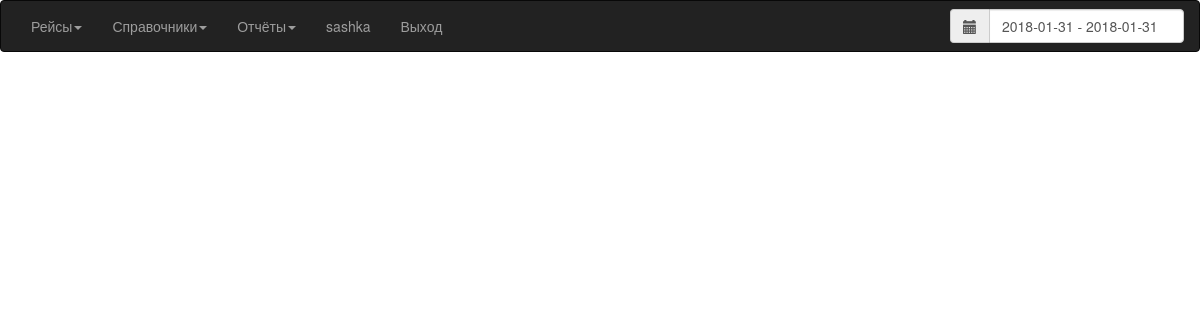
The app's page / (signed in), older data.
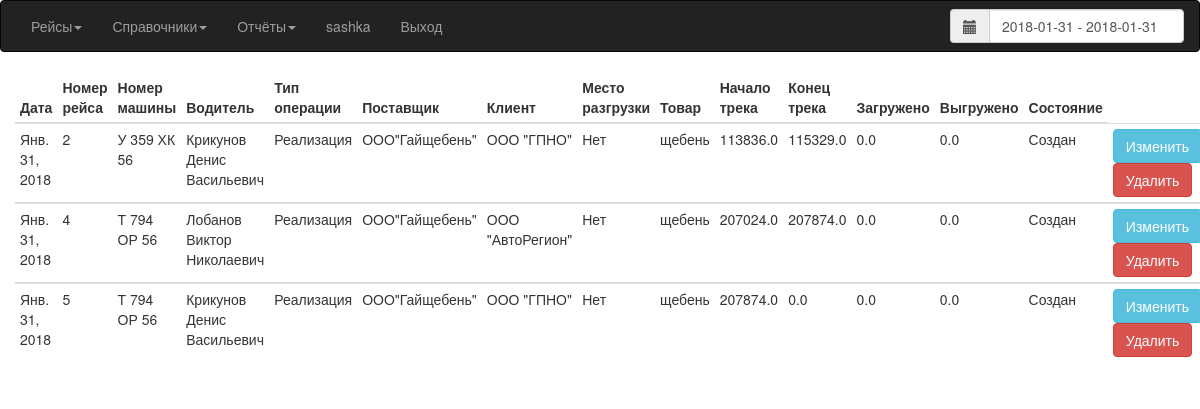
The same page, newer data.
### Avtoregion/models.py (models this page shows, shortened)
class Race(models.Model):
    CREATE = 'Создан'
    LOAD = 'Загружен'
    UNLOAD = 'Выгружен'
    FINISH = 'Закончен'
    END = 'Проведен'
    ACCIDENT = 'Авария'
    STATE = (
        (CREATE, 'Создан'),
        (LOAD, 'Зазгружен'),
        (UNLOAD, 'Выгружен'),
        (FINISH, 'Закончена'),
        (END, 'Проведена'),
        (ACCIDENT, 'Авария'),
    )
    TYPE = (
        ('Реализация', 'Реализация'),
        ('Услуга', 'Услуга')
    )
    id_race = models.AutoField(primary_key=True)
    race_date = models.DateField(default=date.today)
    car = models.ForeignKey(Car)
    driver = models.ForeignKey(Driver)
    type_ship = models.CharField(default=TYPE[0], choices=TYPE, max_length=10)
    supplier = models.ForeignKey(Supplier)
    customer = models.ForeignKey(Customer)
    shipment = models.ForeignKey(Shipment, null=True, blank=True)
    product = models.ForeignKey(Product)
    mediator = models.ForeignKey(Mediator, null=True, blank=True)
    s_milage = models.FloatField(default=0)
    e_milage = models.FloatField(default=0)
    weight_load = models.FloatField(default=0)
    weight_unload = models.FloatField(default=0)
    comm = models.TextField(null=True, blank=True)
    state = models.CharField(default=STATE[0], choices=STATE, max_length=9)
    gas_start = models.DecimalField(max_digits=5, decimal_places=0, default=0)
    gas_end = models.DecimalField(max_digits=5, decimal_places=0, default=0)
    gas_given = models.DecimalField(max_digits=5, decimal_places=0, default=0)
    shoulder = models.FloatField(default=0)
    create_time = models.DateTimeField(auto_now=True)

class Car(models.Model):
    id_car = models.AutoField(primary_key=True)
    number = models.CharField(max_length=11, unique=True, verbose_name='Номер машины')
    pts = models.CharField(max_length=10, null=True, blank=True, verbose_name='ПТС')
    brand = models.CharField(max_length=20, default='Scania')
    garage_number = models.DecimalField(max_digits=10, decimal_places=0, max_length=5, blank=True, default=0)
    trailer = models.ForeignKey(Trailer, blank=True, null=True)
    mediator = models.ForeignKey(Mediator, blank=True, null=True)
    def __str__(self):
        return '%s' % self.number

class Driver(models.Model):
    id_driver = models.AutoField(primary_key=True)
    name = models.CharField(max_length=50, verbose_name='Водитель')
    full_name = models.CharField(max_length=100, blank=True)
    driver_card = models.CharField(max_length=50, blank=True)
    personnel_number = models.DecimalField(decimal_places=0, max_digits=10, blank=True, default=0)
    date_med = models.DateField(blank=True)
    def __str__(self):
        return '%s' % self.name

class Supplier(models.Model):
    id_supplier = models.AutoField(primary_key=True)
    name = models.CharField(max_length=256, verbose_name='Поставщик')
    address = models.CharField(max_length=256, blank=True)
    inn = models.DecimalField(max_digits=12, decimal_places=0, unique=True, null=True, blank=True, verbose_name='ИНН')
    def __str__(self):
        return '%s' % self.name

class Customer(models.Model):
    id_customer = models.AutoField(primary_key=True)
    name = models.CharField(max_length=256, verbose_name='Клиент')
    address = models.CharField(max_length=256, blank=True)
    inn = models.DecimalField(max_digits=12, decimal_places=0, unique=True, null=True, blank=True, verbose_name='ИНН')
    def __str__(self):
        return '%s' % self.name

class Product(models.Model):
    id_product = models.AutoField(primary_key=True)
    name = models.CharField(max_length=20, verbose_name='Название')
    fraction = models.CharField(max_length=10, verbose_name='Фракция', blank=True)
    def __str__(self):
        return '%s' % self.name

### Avtoregion/views.py (the view)
# urls.py: url(r'^$', views.RaceViewList.as_view(), name='Race'),
class RaceViewList(LoginRequiredMixin, ListView):
    model = Race
    template_name = 'race_date.html'
    context_object_name = 'qRace'
    paginate_by = 7
    def get_queryset(self):
        if self.request.GET.get('daterange') is None:
            queryset = Race.objects.filter(race_date__range=[timezone.now().date(), timezone.now().date()]).order_by('id_race')
        else:
            start_date, end_date = date_to_str(self.request.GET.get('daterange'))
            queryset = Race.objects.filter(race_date__range=[start_date, end_date]).order_by('id_race')
        return queryset
    def get_context_data(self, **kwargs):
        ctx = super().get_context_data(**kwargs)
        if self.request.GET.get('daterange') is not None:
            start_date, end_date = date_to_str(self.request.GET.get('daterange'))
        else:
            start_date = timezone.now().date()
            end_date = timezone.now().date()
        ctx['start_date'] = str(start_date)
        ctx['end_date'] = str(end_date)
        return ctx

### templates/race_date.html (shortened to what this page needs)
{% extends "index.html" %}
{% block datetime %}
    <ul class="nav navbar-nav navbar-form navbar-right">
        <li>
            <div class="input-group date" id="datetimepicker">
                <form id="push_date" action="" method="get">
                    <div class="input-group">
                        <span class="input-group-addon"><i class="glyphicon glyphicon-calendar"></i></span>
                        <input type="text" class="form-control" name="daterange"
                               value="{{ start_date }} - {{ end_date }}">
                    </div>
                </form>
            </div>
        </li>
    </ul>
{% endblock %}
{% block content %}
    <div class="container-fluid">
        {% if qRace %}
            <table class="table table-hover table-condensed table-responsive">
                <thead>
                <th>Дата</th>
                <th>Номер рейса</th>
                <th>Номер машины</th>
                <th>Водитель</th>
                <th>Тип операции</th>
                <th>Поставщик</th>
                <th>Клиент</th>
                <th>Место разгрузки</th>
                <th>Товар</th>
                <th>Начало трека</th>
                <th>Конец трека</th>
                <th>Загружено</th>
                <th>Выгружено</th>
                <th>Состояние</th>
                </thead>
                {% for q in qRace %}
                    <tbody>
                    <tr>
                        <td>
                            {{ q.race_date }}
                        </td>
                        <td>
                            {{ q.id_race }}
                        </td>
                        <td>
                            {{ q.car }}
                        </td>
                        <td>
                            {{ q.driver }}
                        </td>
                        <td>
                            {{ q.type_ship }}
                        </td>
                        <td>
                            {{ q.supplier }}
                        </td>
                        <td>
                            {{ q.customer }}
                        </td>
                        <td>
                            {{ q.shipment|default_if_none:"Нет" }}
                        </td>
                        <td>
                            {{ q.product }}
                        </td>
                        <td>
                            {{ q.s_milage }}
                        </td>
                        <td>
                            {{ q.e_milage }}
                        </td>
                        <td>
                            {{ q.weight_load }}
                        </td>
                        <td>
                            {{ q.weight_unload }}
                        </td>
                        <td>
                            {{ q.state }}
                        </td>
                        <td>
                            <form action="{% url 'RaceUpdate' q.pk%}">
                                <button class="btn btn-info">Изменить</button>
                            </form>
                            <form action="{% url 'RaceDelete' %}" method="post">
                                <button class="btn btn-danger delete-confirmation">Удалить</button>
                            </form>
                        </td>
                    </tr>
                    </tbody>
                {% endfor %}
            </table>
        {% endif %}
    </div>
{% endblock %}

### templates/index.html (shortened to what this page needs)
{% load static %}
<!DOCTYPE html>
<html lang="ru">
<head>
	<link rel="stylesheet" href="{% static "css/bootstrap.min.css" %}">
	<link rel="stylesheet" href="https://cdnjs.cloudflare.com/ajax/libs/font-awesome/4.7.0/css/font-awesome.min.css">
	<link rel="stylesheet" href="{% static "css/daterangepicker.css" %}">
</head>
{% if user.is_anonymous %}
    <body>
    {% block login %}
    {% endblock %}
    </body>
{% else %}
    <body>
    <nav class="navbar navbar-inverse">
	    <div class="container-fluid">
		    <ul class="nav navbar-nav">
			    <li class="dropdown">
				    <a class="dropdown-toggle" data-toggle="dropdown" href="{% url 'Race' %}">Рейсы<span class="caret"></span></a>
			    </li>
			    <li class="dropdown">
				    <a class="dropdown-toggle" href="index.html" data-toggle="dropdown">Справочники<span class="caret"></span></a>
			    </li>
			    <li class="dropdown">
				    <a class="dropdown-toggle" data-toggle="dropdown" href="index.html">Отчёты<span class="caret"></span></a>
			    </li>
			    <li class="navbar-text">{{ user }}</li>
			    <li><a class="navbar-link" href="{% url 'logout' %}">Выход</a></li>
		    </ul>
		    {% block datetime %}
		    {% endblock %}
	    </div>
    </nav>
		{% block content %}
		{% endblock %}
    </body>
{% endif %}
</html>

Row changes from the older to the newer data that the page shows:
added Race: race_date "Янв. 31, 2018", id_race "2", car "У 359 ХК 56", driver "Крикунов Денис Васильевич", type_ship "Реализация", supplier "ООО\"Гайщебень\"", customer "ООО \"ГПНО\"", shipment "Нет", product "щебень", s_milage "113836.0", e_milage "115329.0", weight_load "0.0", weight_unload "0.0", state "Создан"
added Race: race_date "Янв. 31, 2018", id_race "4", car "Т 794 ОР 56", driver "Лобанов Виктор Николаевич", type_ship "Реализация", supplier "ООО\"Гайщебень\"", customer "ООО \"АвтоРегион\"", shipment "Нет", product "щебень", s_milage "207024.0", e_milage "207874.0", weight_load "0.0", weight_unload "0.0", state "Создан"
added Race: race_date "Янв. 31, 2018", id_race "5", car "Т 794 ОР 56", driver "Крикунов Денис Васильевич", type_ship "Реализация", supplier "ООО\"Гайщебень\"", customer "ООО \"ГПНО\"", shipment "Нет", product "щебень", s_milage "207874.0", e_milage "0.0", weight_load "0.0", weight_unload "0.0", state "Создан"
Text that changed along with them:
text now shown: "Дата Номер рейса Номер машины Водитель Тип операции Поставщик Клиент Место разгрузки Товар Начало трека Конец трека Загружено Выгружено Состояние"
